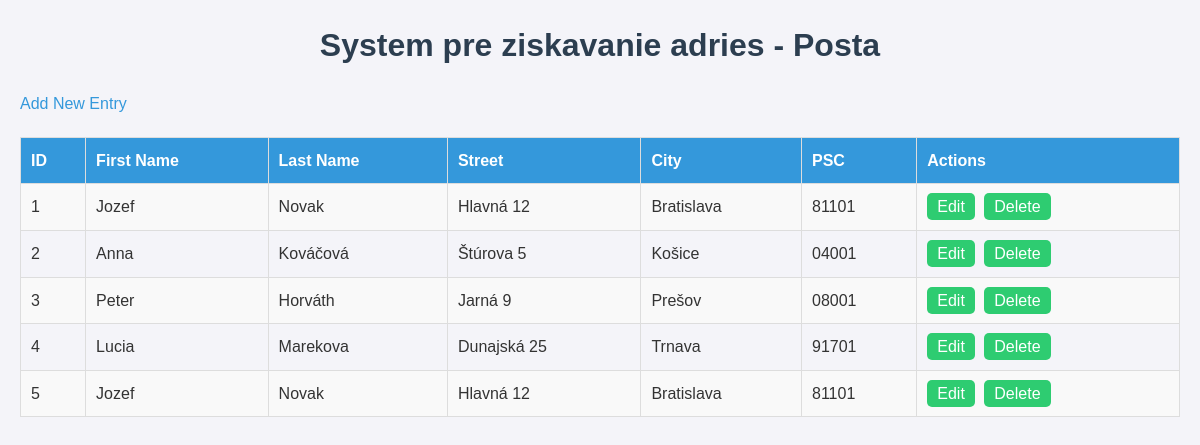
/crud/index.php, run on the app's committed database.
### tables this page shows
CREATE TABLE `personaldata` (
  `perId` int(11) NOT NULL,
  `firstname` varchar(50) DEFAULT NULL,
  `lastname` varchar(50) DEFAULT NULL,
  `ulica` varchar(100) DEFAULT NULL,
  `mesto` varchar(50) DEFAULT NULL,
  `psc` varchar(10) DEFAULT NULL
);

### crud/index.php (called while the page is built, shortened)
<?php
require '../classes/PersonalData.php';
require '../ViewHtml/indexView.php';
$database = new Database();
$db = $database->getConnection();
$personalData = new PersonalData($db);
$stmt = $personalData->read();
$view = new IndexView();
$view->render($stmt);
?>

### classes/PersonalData.php (called while the page is built, shortened)
<?php
class PersonalData {
    private $conn;
    private $table_name = "personaldata";
    public function __construct($db) {
        $this->conn = $db;
    }
    public function read() {
        $query = "SELECT * FROM " . $this->table_name;
        $stmt = $this->conn->prepare($query);
        $stmt->execute();
        return $stmt;
    }
}

### ViewHtml/indexView.php (the view, shortened to what this page needs)
<?php
class IndexView {
    public function render($stmt) {
        ?>
        <!DOCTYPE html>
        <html lang="en">
        <head>
            <link rel="stylesheet" href="../css/styles.css">
        </head>
        <body>
        <h1>System pre ziskavanie adries - Posta</h1>
        <a href="create.php">Add New Entry</a>
        <table border="1">
            <tr>
                <th>ID</th>
                <th>First Name</th>
                <th>Last Name</th>
                <th>Street</th>
                <th>City</th>
                <th>PSC</th>
                <th>Actions</th>
            </tr>
            <?php while ($row = $stmt->fetch(PDO::FETCH_ASSOC)): ?>
                <tr>
                    <td><?= $row['perId'] ?></td>
                    <td><?= $row['firstname'] ?></td>
                    <td><?= $row['lastname'] ?></td>
                    <td><?= $row['ulica'] ?></td>
                    <td><?= $row['mesto'] ?></td>
                    <td><?= $row['psc'] ?></td>
                    <td>
                        <a href="update.php?id=<?= $row['perId'] ?>">Edit</a>
                        <a href="delete.php?id=<?= $row['perId'] ?>">Delete</a>
                    </td>
                </tr>
            <?php endwhile; ?>
        </table>
        </body>
        </html>
        <?php
    }
}
?>

### css/styles.css (style rules this page uses)
* { margin: 0; padding: 0; box-sizing: border-box; }
body { font-family: Arial, sans-serif; background-color: #f4f4f9; color: #333; line-height: 1.6; padding: 20px; }
h1 { text-align: center; color: #2c3e50; margin-bottom: 20px; }
a { color: #3498db; text-decoration: none; }
table { width: 100%; margin: 20px 0; border-collapse: collapse; }
table th, table td { padding: 10px; text-align: left; border: 1px solid #ddd; }
table th { background-color: #3498db; color: white; }
table tr:nth-child(even) { background-color: #f9f9f9; }
table a { background-color: #2ecc71; color: white; padding: 5px 10px; text-decoration: none; border-radius: 5px; margin-right: 5px; }

### data on the page
personaldata: perId "1", firstname "Jozef", lastname "Novak", ulica "Hlavná 12", mesto "Bratislava", psc "81101"
personaldata: perId "2", firstname "Anna", lastname "Kováčová", ulica "Štúrova 5", mesto "Košice", psc "04001"
personaldata: perId "3", firstname "Peter", lastname "Horváth", ulica "Jarná 9", mesto "Prešov", psc "08001"
personaldata: perId "4", firstname "Lucia", lastname "Marekova", ulica "Dunajská 25", mesto "Trnava", psc "91701"
personaldata: perId "5", firstname "Jozef", lastname "Novak", ulica "Hlavná 12", mesto "Bratislava", psc "81101"
